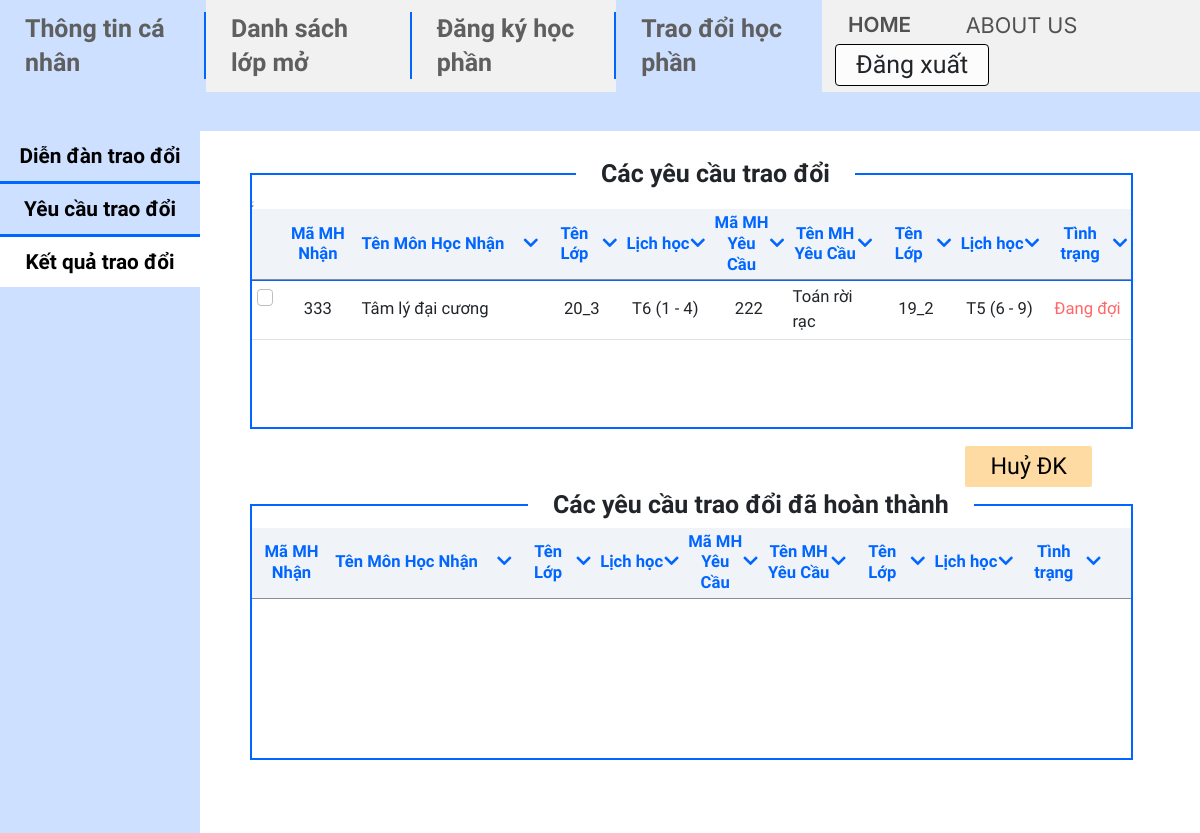
/mvc/views/ExchangeResult.php (signed in), run on the app's committed database.
### tables this page shows
CREATE TABLE `trade` (
  `trade_ID` int(11) NOT NULL,
  `period_id` int(11) NOT NULL,
  `course_id` int(11) NOT NULL,
  `class_id` int(11) NOT NULL,
  `student_id` int(11) NOT NULL,
  `target_course_id` int(11) NOT NULL,
  `target_class_id` int(11) NOT NULL,
  `student2_id` int(11) DEFAULT NULL,
  `state` int(11) DEFAULT NULL
);

CREATE TABLE `course` (
  `ID` int(11) NOT NULL,
  `name` varchar(100) NOT NULL,
  `credits` int(11) NOT NULL,
  `faculty` int(11) DEFAULT NULL
);

CREATE TABLE `class` (
  `ID` int(11) NOT NULL,
  `name` varchar(45) NOT NULL,
  `school_year` year(4) NOT NULL,
  `faculty` int(11) NOT NULL
);

CREATE TABLE `day` (
  `num` int(11) NOT NULL,
  `name` varchar(45) NOT NULL
);

CREATE TABLE `available_course_info` (
  `period_id` int(11) NOT NULL,
  `course_id` int(11) NOT NULL,
  `class_id` int(11) NOT NULL,
  `room` varchar(45) NOT NULL,
  `max_student` int(11) NOT NULL,
  `start_period` int(11) NOT NULL,
  `end_period` int(11) NOT NULL,
  `start_date` datetime DEFAULT NULL,
  `day` int(11) DEFAULT NULL
);

### mvc/views/ExchangeResult.php (the view, shortened to what this page needs)
<?php
include "../config/db_connect.php";
$student_id = $_SESSION['student_id'];
$sql = "SELECT t.trade_id, co1.ID AS course1_id, co1.name AS course1_name, cl1.name AS class_name1, co1.credits AS course1_cre, d1.name AS day_name1, aci1.start_period AS course1_start, aci1.end_period AS course1_end,
        co2.ID AS course2_id, co2.name AS course2_name, cl2.name AS class_name2, co2.credits AS course2_cre, d2.name AS day_name2, aci2.start_period AS course2_start, aci2.end_period AS course2_end
FROM trade t
INNER JOIN course co1 ON t.course_id = co1.ID
INNER JOIN available_course_info aci1 ON t.period_id = aci1.period_id AND t.course_id = aci1.course_id AND t.class_id = aci1.class_id
INNER JOIN class cl1 ON cl1.ID = aci1.class_id
INNER JOIN day d1 on d1.num = aci1.day
INNER JOIN course co2 ON t.target_course_id = co2.ID
INNER JOIN available_course_info aci2 ON t.period_id = aci2.period_id AND t.target_course_id = aci2.course_id AND t.target_class_id = aci2.class_id
INNER JOIN class cl2 ON cl2.ID = aci2.class_id
INNER JOIN day d2 on d2.num = aci2.day
WHERE t.state IS NULL AND t.student_id = " . $student_id;
$query = $conn->query($sql);
$query->setFetchMode(PDO::FETCH_ASSOC);
?>
<!DOCTYPE html>
<html lang="en">
<head>
  <link href="https://cdn.jsdelivr.net/npm/bootstrap@5.2.3/dist/css/bootstrap.min.css" rel="stylesheet" />
  <link rel="stylesheet" href="https://cdnjs.cloudflare.com/ajax/libs/font-awesome/5.15.3/css/all.min.css">
  <link rel="stylesheet" href="../../public/css/ExchangeResult.css" />
</head>
<body>
  <div class="container-fluid" style="padding: 0 !important">
    <div id="rectangle" style="width:100%; height:4.8rem; background-color: #CDE0FF"></div>
    <div class="row h-100" style="margin: 0!important">
      <div class="col-2 bg-primary" style="padding: 0px !important">
        <div class="list-group-flush">
          <a href="./Exchange.php" class="list-group-item list-group-item-action left-exchange">Diễn đàn trao đổi</a>
          <a href="./Demand.php" class="list-group-item list-group-item-action left-demand">Yêu cầu trao đổi</a>
          <a href="./ExchangeResult.php" class="list-group-item list-group-item-action left-result">Kết quả trao đổi</a>
        </div>
      </div>
      <div class="col-10 pane" style="padding: 0px !important">
        <div class="container-fluid" style="padding: 5rem 8rem 4rem 6rem!important;">
          <form action="../controllers/demand-cancel.php" class="trade" method="post">
            <div class="container-table" style="height: 32vh">
              <div class="table-responsive" style="width: 100%; height: 100%">
                <h2 class="table-label1">Các yêu cầu trao đổi</h2>
                <table class="table table-responsive table-hover">
                  <thead>
                    <tr>
                      <th style="width: 3%"></th>
                      <th style="width: 9%">Mã MH<br>Nhận</th>
                      <th style="width: 21%">
                        <div style="display:flex; align-items:center; justify-content: center">
                          <div style="margin-left: 0;">Tên Môn Học Nhận</div>
                          <div style="margin-left: auto"><i class="fa fa-chevron-down"></i></div>
                        </div>
                      </th>
                      <th style="width: 9%">
                        <div style="display:flex; align-items:center; justify-content: center">
                          <div style="margin-left: auto">Tên Lớp</div>
                          <div style="margin-left: auto"><i class="fa fa-chevron-down"></i></div>
                        </div>
                      </th>
                      <th style="width: 10%">
                        <div style="display:flex; align-items:center; justify-content: center">
                          <div style="margin-left: auto">Lịch học</div>
                          <div style="margin-left: auto"><i class="fa fa-chevron-down"></i></div>
                        </div>
                      </th>
                      <th style="width: 9%">
                        <div style="display:flex; align-items:center; justify-content: center">
                          <div style="margin-left: auto">Mã MH<br>Yêu Cầu</div>
                          <div style="margin-left: auto"><i class="fa fa-chevron-down"></i></div>
                        </div>
                      <th style="width: 10%">
                        <div style="display:flex; align-items:center; justify-content: center">
                          <div style="margin-left: auto">Tên MH<br>Yêu Cầu</div>
                          <div style="margin-left: auto"><i class="fa fa-chevron-down"></i></div>
                        </div>
                      </th>
                      <th style="width: 9%">
                        <div style="display: flex; align-items: center; justify-content: center">
                          <div style="margin-left: auto">Tên Lớp</div>
                          <div style="margin-left: auto"><i class="fa fa-chevron-down"></i></div>
                        </div>
                      </th>
                      <th style="width: 10%">
                        <div style="display:flex; align-items:center; justify-content: center">
                          <div style="margin-left: auto">Lịch học</div>
                          <div style="margin-left: auto"><i class="fa fa-chevron-down"></i></div>
                        </div>
                      </th>
                      <th style="width: 10%">
                        <div style="display:flex; align-items:center; justify-content: center">
                          <div style="margin-left: auto">Tình trạng</div>
                          <div style="margin-left: auto"><i class="fa fa-chevron-down"></i></div>
                        </div>
                      </th>
                    </tr>
                  </thead>
                  <tbody>
                    <?php while ($row = $query->fetch()) { ?>
                      <tr>
                        <td><input class="form-check-input" type="checkbox" name="select-cancel[]" value=<?php echo $row['trade_id']; ?> />&nbsp</td>
                        <td><?php echo $row['course2_id']; ?></td>
                        <td style="text-align: left">
                          <?php echo $row['course2_name']; ?></td>
                        <td><?php echo $row['class_name2']; ?></td>
                        <td><?php echo $row['day_name2'] . ' (' . $row['course2_start'] . ' - ' . $row['course2_end'] . ')'; ?></td>
                        <td><?php echo $row['course1_id']; ?></td>
                        <td style="text-align: left">
                          <?php echo $row['course1_name']; ?></td>
                        <td><?php echo $row['class_name1']; ?></td>
                        <td><?php echo $row['day_name1'] . ' (' . $row['course1_start'] . ' - ' . $row['course1_end'] . ')'; ?></td>
                        <td style="color: #FF6666">Đang đợi</td>;
                      </tr>
                    <?php } ?>
                  </tbody>
                </table>
              </div>
            </div>
            <button type="submit" name="cancel" class="btn-cancel">Huỷ ĐK</button>
          </form>
          <div class="container-table" style="height: 32vh; margin-top: 9rem">
            <div class="table-responsive" style="width: 100%; height: 100%">
              <h2 class="table-label2">Các yêu cầu trao đổi đã hoàn thành</h2>
              <table class="table table-responsive table-hover">
                <thead>
                  <tr>
                    <th style="width: 9%">Mã MH<br>Nhận</th>
                    <th style="width: 21%">
                      <div style="display:flex; align-items:center; justify-content: center">
                        <div style="margin-left: 0;">Tên Môn Học Nhận</div>
                        <div style="margin-left: auto"><i class="fa fa-chevron-down"></i></div>
                      </div>
                    </th>
                    <th style="width: 9%">
                      <div style="display:flex; align-items:center; justify-content: center">
                        <div style="margin-left: auto">Tên Lớp</div>
                        <div style="margin-left: auto"><i class="fa fa-chevron-down"></i></div>
                      </div>
                    </th>
                    <th style="width: 10%">
                      <div style="display:flex; align-items:center; justify-content: center">
                        <div style="margin-left: auto">Lịch học</div>
                        <div style="margin-left: auto"><i class="fa fa-chevron-down"></i></div>
                      </div>
                    </th>
                    <th style="width: 9%">
                      <div style="display:flex; align-items:center; justify-content: center">
                        <div style="margin-left: auto">Mã MH<br>Yêu Cầu</div>
                        <div style="margin-left: auto"><i class="fa fa-chevron-down"></i></div>
                      </div>
                    <th style="width: 10%">
                      <div style="display:flex; align-items:center; justify-content: center">
                        <div style="margin-left: auto">Tên MH<br>Yêu Cầu</div>
                        <div style="margin-left: auto"><i class="fa fa-chevron-down"></i></div>
                      </div>
                    </th>
                    <th style="width: 9%">
                      <div style="display: flex; align-items: center; justify-content: center">
                        <div style="margin-left: auto">Tên Lớp</div>
                        <div style="margin-left: auto"><i class="fa fa-chevron-down"></i></div>
                      </div>
                    </th>
                    <th style="width: 10%">
                      <div style="display:flex; align-items:center; justify-content: center">
                        <div style="margin-left: auto">Lịch học</div>
                        <div style="margin-left: auto"><i class="fa fa-chevron-down"></i></div>
                      </div>
                    </th>
                    <th style="width: 10%">
                      <div style="display:flex; align-items:center; justify-content: center">
                        <div style="margin-left: auto">Tình trạng</div>
                        <div style="margin-left: auto"><i class="fa fa-chevron-down"></i></div>
                      </div>
                    </th>
                    <th style="width: 3%"></th>
                  </tr>
                </thead>
              </table>
            </div>
          </div>
        </div>
      </div>
    </div>
  </div>
</body>
</html>

### public/css/ExchangeResult.css (style rules this page uses)
.left-result { background-color: white; }
.left-exchange { border: none !important; }
.list-group-item { font-weight: 700; font-size: 2.5rem; line-height: 4rem; padding: 1rem 0 !important; text-align: center; color: black !important; border-top: 1px solid #0066FF; }
.btn-cancel { position: block; vertical-align: bottom; float: right; margin-top: 2rem; margin-bottom: 3rem; margin-right: 5rem; text-align: center; font-weight: 500; font-size: 2.8rem; line-height: 3rem; padding: 1rem 3rem; color: black; border: none; background-color: #FFDBA4; border-radius: 2px; }
.pane { min-height: calc(100vh - 11.8rem); padding: 0 !important; }
.table-label1 { position: absolute; margin-top: -4.5rem; left: 48vw; font-weight: 700; font-size: 3rem; background-color: white; padding: 0 3rem; }
.table-label2 { position: absolute; margin-top: -4.5rem; left: 44vw; font-weight: 700; font-size: 3rem; background-color: white; padding: 0 3rem; }
.container-table { position: block; min-width: 700px; padding: 2.6rem 0 0 0; border: 2px solid #0066FF; }
th { font-weight: 600; font-size: 2rem; line-height: 2.5rem; color: #0066FF; }
thead { position: sticky; position: -webkit-sticky; top: 0; background-color: #F0F4F8; z-index: 999; border-top: none !important; border-bottom: none !important; box-shadow: inset 0 -1px 0 #8B8A98; padding: 2px 0; }
table tbody:nth-of-type(1) tr:nth-of-type(1) td { border-top: none !important; }
td { padding: 1rem 0; }
tr { vertical-align: middle; text-align: center; font-weight: 500; font-size: 2rem; }
.bg-secondary { background-color: #F1F1F1 !important; }
.bg-primary { background-color: #CDE0FF !important; }
body { font-family: 'Cabin', sans-serif; height: 100vh; }
@media screen and (max-width: 2399px) { html { font-size: 62.5% !important; } }
@media screen and (max-width: 1699px) { html { font-size: 52% !important; } }

### mvc/views/ExchangeResult.php (style rules this page uses)
.nav-item.exchange { background-color: #cde0ff !important; }

### data on the page
trade: target_course.ID "333", target_course.name "Tâm lý đại cương", target_class.name "20_3", day.name "T6", available_course_info.start_period "1", available_course_info.end_period "4", course.ID "222", course.name "Toán rời rạc", class.name "19_2", day.name "T5", available_course_info.start_period "6", available_course_info.end_period "9"
